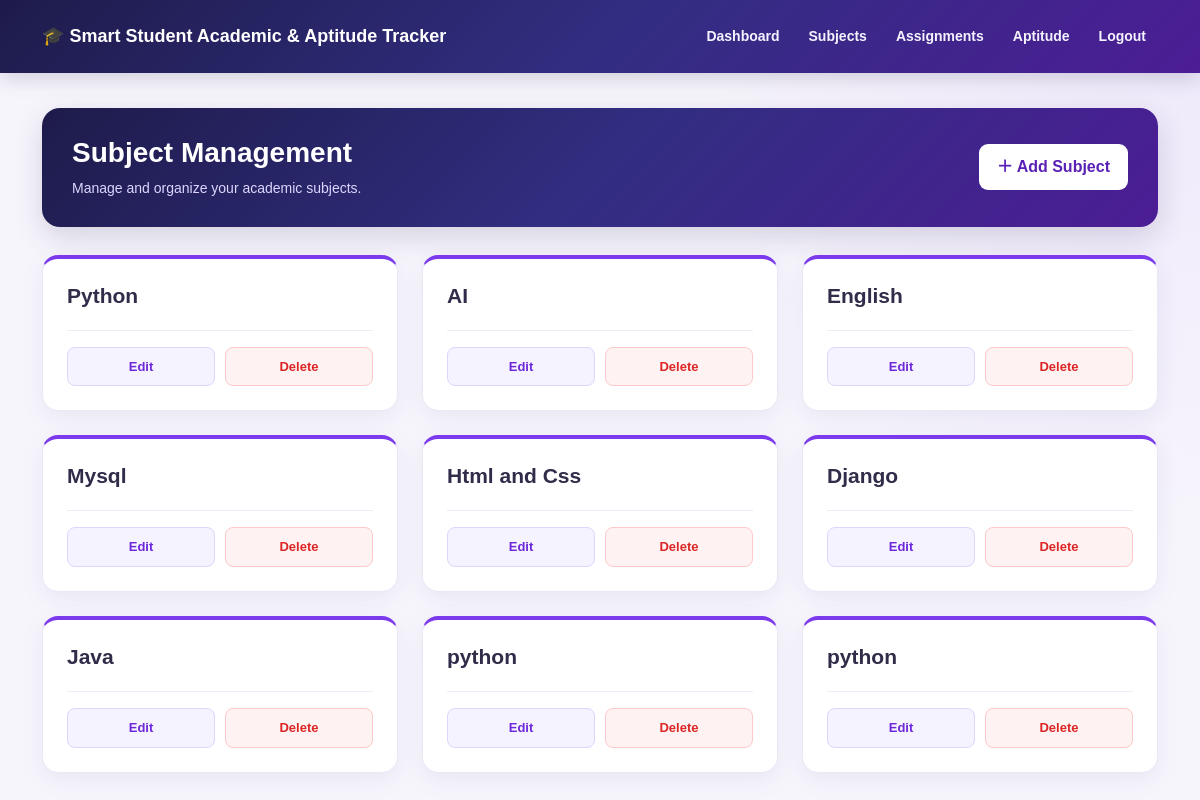
Page /api/subjects/ on the committed database.
### myapp/models.py (models this page shows, shortened)
class Subject(models.Model):
    subject_name = models.CharField(max_length=30)

### myapp/views.py (the view)
# urls.py: path("subjects/", subject_list, name="subject_list"),
@never_cache
def subject_list(request):
    subjects = Subject.objects.all()
    response = render(
        request,
        "subject_list.html",
        {
            "subjects": subjects,
            "error": None,
        }
    )
    return response

### myapp/templates/subject_list.html (shortened to what this page needs)
{% extends "base.html" %}
{% block content %}
<div class="subject-page">
    <div class="page-header">
        <div class="row align-items-center g-3">
            <div class="col-12 col-md">
                <h1> Subject Management</h1>
                <p>Manage and organize your academic subjects.</p>
            </div>
            <div class="col-12 col-md-auto header-actions">
                <a href="{% url 'add_subject' %}" class="add-btn">
                   ＋ Add Subject
                </a>
            </div>
        </div>
    </div>
    <div class="row g-4">
        {% for subject in subjects %}
        <div class="col-12 col-md-6 col-lg-4">
            <div class="subject-card">
                <h2 class="subject-name">
                    {{subject.subject_name }}
                </h2>
                <div class="card-actions">
                    <a href="{% url 'edit_subject' subject.id %}"
                       class="edit-btn">
                         Edit
                    </a>
                    <a href="{% url 'delete_subject' subject.id %}"
                       class="delete-btn">
                         Delete
                    </a>
                </div>
            </div>
        </div>
        {% endfor %}
    </div>
</div>
{% endblock %}

### myapp/templates/base.html (style rules this page uses)
:root { --primary-dark: #1e1b4b; --primary: #312e81; --primary-light: #4c1d95; --page-bg: #f7f5fc; --text-color: #211d38; --accent: #ddd6fe; --purple: #6d28d9; }
* { box-sizing: border-box; }
body { margin: 0; font-family: Arial, sans-serif; background: var(--page-bg); color: var(--text-color); }

### myapp/templates/subject_list.html (style rules this page uses)
.subject-page { max-width: 1250px; margin: 0 auto; }
.page-header { background: linear-gradient(135deg, #1e1b4b, #312e81, #4c1d95); color: white; padding: 28px 30px; border-radius: 18px; margin-bottom: 28px; box-shadow: 0 10px 30px rgba(30, 27, 75, 0.16); }
.page-header h1 { font-size: 28px; font-weight: 700; margin-bottom: 8px; }
.page-header p { color: #ddd6fe; margin-bottom: 0; font-size: 14px; }
.add-btn { background: white; color: #5b21b6; border: none; border-radius: 9px; padding: 11px 18px; font-weight: 700; text-decoration: none; display: inline-block; transition: 0.3s ease; white-space: nowrap; }
.subject-card { height: 100%; background: white; border: 1px solid #ebe8f5; border-top: 4px solid #7c3aed; border-radius: 16px; padding: 24px; box-shadow: 0 7px 24px rgba(49, 46, 129, 0.07); transition: 0.3s ease; }
.subject-name { color: #302c49; font-size: 21px; font-weight: 700; overflow-wrap: anywhere; margin-bottom: 22px; }
.card-actions { display: flex; gap: 10px; border-top: 1px solid #eeeaf6; padding-top: 16px; }
.edit-btn, .delete-btn { flex: 1; text-align: center; text-decoration: none; padding: 9px 12px; border-radius: 8px; font-size: 13px; font-weight: 700; transition: 0.25s ease; }
.edit-btn { color: #6d28d9; background: #f5f3ff; border: 1px solid #ddd6fe; }
.delete-btn { color: #dc2626; background: #fef2f2; border: 1px solid #fecaca; }

### rows in the picture
Subject: subject_name "Python"
Subject: subject_name "AI"
Subject: subject_name "English"
Subject: subject_name "Mysql"
Subject: subject_name "Html and Css"
Subject: subject_name "Django"
Subject: subject_name "Java"
Subject: subject_name "python"
Subject: subject_name "python"
